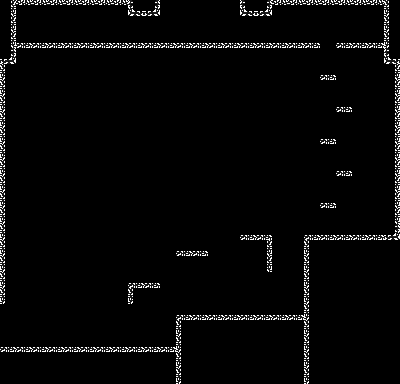

Below is a game level as drawn by its tile map, then a one-line description and the .tmx that defines it (tile-layer data replaced by summaries):
An orthogonal 25x24 tile map with 16x16 px tiles, 1 tile layer (ground) and 68 objects (33x wall, 19x ceil, 13x ground, next_room, player_spawn, ...).

<map version="1.2" tiledversion="1.2.3" orientation="orthogonal" renderorder="right-down" width="25" height="24" tilewidth="16" tileheight="16" infinite="0" nextlayerid="2" nextobjectid="3">
 <tileset firstgid="1" source="tiles.tsx" />
 <layer id="1" name="ground" width="25" height="24">
  <data>[600 cells, 600 non-empty, 10 distinct tile ids]</data>
 </layer>
 <objectgroup id="4" name="doors">
  <object id="2" name="next_room" x="159.25" y="-0.625" width="79.5" height="41.5" />
 </objectgroup>
 <objectgroup id="2" name="collisions">
  <object id="34" name="ground" x="176.034" y="346.875">
   <polyline points="0,0 -175.909,-0.181818" />
  </object>
  <object id="35" name="wall" x="176.216" y="314.966">
   <polyline points="0,0 -0.0909091,31.6364" />
  </object>
  <object id="36" name="ground" x="176.307" y="314.875">
   <polyline points="0,0 127.818,-0.0909091" />
  </object>
  <object id="37" name="wall" x="133.398" y="304.057">
   <polyline points="0,0 0,-16.1818" />
  </object>
  <object id="38" name="ceil" x="160.398" y="287.966">
   <polyline points="0,0 -26.9091,-0.0909091" />
  </object>
  <object id="39" name="ceil" x="176.125" y="255.966">
   <polyline points="0,0 32.1818,0.0909091" />
  </object>
  <object id="40" name="wall" x="160.489" y="282.966">
   <polyline points="0,0 -0.181818,4.81818" />
  </object>
  <object id="41" name="wall" x="175.852" y="250.511">
   <polyline points="0,0 0.0909091,5.36364" />
  </object>
  <object id="42" name="wall" x="208.398" y="250.784">
   <polyline points="0,0 -0.0909091,5.09091" />
  </object>
  <object id="43" name="ground" x="175.943" y="250.693">
   <polyline points="0,0 32.2727,0" />
  </object>
  <object id="44" name="ceil" x="240.307" y="239.815">
   <polyline points="0,0 32.1818,0.0909091" />
  </object>
  <object id="45" name="wall" x="240.034" y="234.36">
   <polyline points="0,0 0.0909091,5.36364" />
  </object>
  <object id="46" name="ground" x="240.125" y="234.542">
   <polyline points="0,0 32.2727,0" />
  </object>
  <object id="47" name="ground" x="127.625" y="282.625">
   <polyline points="0,0 32.5,0" />
  </object>
  <object id="48" name="ceil" x="127.875" y="303.875">
   <polyline points="0,0 5.375,0.125" />
  </object>
  <object id="49" name="wall" x="127.75" y="282.625">
   <polyline points="0,0 0,20.625" />
  </object>
  <object id="50" name="wall" x="303.625" y="314.625">
   <polyline points="0,0 0.5,-79.75" />
  </object>
  <object id="51" name="wall" x="272.75" y="234.625">
   <polyline points="0,0 -0.375,37" />
  </object>
  <object id="52" name="wall" x="266.75" y="240">
   <polyline points="0,0 0.125,31.625" />
  </object>
  <object id="53" name="ceil" x="320.25" y="208">
   <polyline points="0,0 16.125,-0.125" />
  </object>
  <object id="54" name="ceil" x="267" y="271.75">
   <polyline points="0,0 5.25,0" />
  </object>
  <object id="55" name="ground" x="319.5" y="202.875">
   <polyline points="0,0 16.875,0" />
  </object>
  <object id="56" name="ground" x="304" y="234.5">
   <polyline points="0,0 96,0.125" />
  </object>
  <object id="57" name="wall" x="319.625" y="202.75">
   <polyline points="0,0 0,5.125" />
  </object>
  <object id="58" name="wall" x="337" y="203.125">
   <polyline points="0,0 -0.125,4.625" />
  </object>
  <object id="59" name="ceil" x="336.25" y="176.125">
   <polyline points="0,0 16.125,-0.125" />
  </object>
  <object id="60" name="ground" x="335.5" y="171">
   <polyline points="0,0 16.875,0" />
  </object>
  <object id="61" name="wall" x="335.625" y="170.875">
   <polyline points="0,0 0,5.125" />
  </object>
  <object id="62" name="wall" x="353" y="171.25">
   <polyline points="0,0 -0.125,4.625" />
  </object>
  <object id="63" name="ceil" x="320.25" y="144.125">
   <polyline points="0,0 16.125,-0.125" />
  </object>
  <object id="64" name="ground" x="319.5" y="139">
   <polyline points="0,0 16.875,0" />
  </object>
  <object id="65" name="wall" x="319.625" y="138.875">
   <polyline points="0,0 0,5.125" />
  </object>
  <object id="66" name="wall" x="337" y="139.25">
   <polyline points="0,0 -0.125,4.625" />
  </object>
  <object id="67" name="ceil" x="336" y="112">
   <polyline points="0,0 16.125,-0.125" />
  </object>
  <object id="68" name="ground" x="335.25" y="106.875">
   <polyline points="0,0 16.875,0" />
  </object>
  <object id="69" name="wall" x="335.375" y="106.75">
   <polyline points="0,0 0,5.125" />
  </object>
  <object id="70" name="wall" x="352.75" y="107.125">
   <polyline points="0,0 -0.125,4.625" />
  </object>
  <object id="71" name="ceil" x="320.875" y="80">
   <polyline points="0,0 16.125,-0.125" />
  </object>
  <object id="72" name="ground" x="320.125" y="74.875">
   <polyline points="0,0 16.875,0" />
  </object>
  <object id="73" name="wall" x="320.25" y="74.75">
   <polyline points="0,0 0,5.125" />
  </object>
  <object id="74" name="wall" x="337.625" y="75.125">
   <polyline points="0,0 -0.125,4.625" />
  </object>
  <object id="78" name="wall" x="320.182" y="42.9091">
   <polyline points="0,0 -0.0909091,4.81818" />
  </object>
  <object id="79" name="wall" x="335.909" y="43">
   <polyline points="0,0 0,5.09091" />
  </object>
  <object id="80" name="ground" x="335.875" y="42.875">
   <polyline points="0,0 47.75,0" />
  </object>
  <object id="81" name="ceil" x="336" y="48">
   <polyline points="0,0 47.875,0.125" />
  </object>
  <object id="82" name="ceil" x="384.25" y="64.25">
   <polyline points="0,0 10.625,0" />
  </object>
  <object id="83" name="wall" x="383.625" y="43">
   <polyline points="0,0 0.375,-37.875" />
  </object>
  <object id="84" name="wall" x="383.75" y="48.25">
   <polyline points="0,0 0,15.625" />
  </object>
  <object id="85" name="ceil" x="383.75" y="5.125">
   <polyline points="0,0 -111.375,0.125" />
  </object>
  <object id="86" name="ground" x="320.125" y="42.875">
   <polyline points="0,0 -303.625,0.25" />
  </object>
  <object id="87" name="ceil" x="272.375" y="16">
   <polyline points="0,0 -32.25,0" />
  </object>
  <object id="88" name="ceil" x="160.375" y="16.375">
   <polyline points="0,0 -32.5,-0.25" />
  </object>
  <object id="90" name="ceil" x="127.75" y="5.125">
   <polyline points="0,0 -111.75,0" />
  </object>
  <object id="92" name="wall" x="16.375" y="43.125">
   <polyline points="0,0 -0.125,-38.125" />
  </object>
  <object id="93" name="wall" x="16.5" y="48.25">
   <polyline points="0,0 -0.125,15.75" />
  </object>
  <object id="94" name="wall" x="5.125" y="64.875">
   <polyline points="0,0 0.125,238.5" />
  </object>
  <object id="95" name="ceil" x="16.375" y="47.875">
   <polyline points="0,0 303.875,0" />
  </object>
  <object id="96" name="ceil" x="5.125" y="64.625">
   <polyline points="0,0 11.25,-0.375" />
  </object>
  <object id="97" name="ceil" x="-0.125" y="304.125">
   <polyline points="0,0 5.375,-0.625" />
  </object>
  <object id="98" name="wall" x="394.875" y="234.125">
   <polyline points="0,0 0,-169.625" />
  </object>
  <object id="99" name="wall" x="272.375" y="15.875">
   <polyline points="0,0 -0.125,-10.875" />
  </object>
  <object id="100" name="wall" x="239.625" y="16.125">
   <polyline points="0,0 0.125,-16" />
  </object>
  <object id="101" name="wall" x="160.25" y="0.375">
   <polyline points="0,0 0,16.125" />
  </object>
  <object id="102" name="wall" x="127.75" y="5.125">
   <polyline points="0,0 -0.125,10.875" />
  </object>
  <object id="1" name="wall" x="0" y="304.091">
   <polyline points="0,0 0,47.9091" />
  </object>
 </objectgroup>
 <objectgroup id="3" name="spawn">
  <object id="4" name="player_spawn" x="12.4167" y="341.208">
   <point />
  </object>
  <object id="2" name="bat_spawn" x="50.6667" y="279.333">
   <point />
  </object>
 </objectgroup>
</map>
